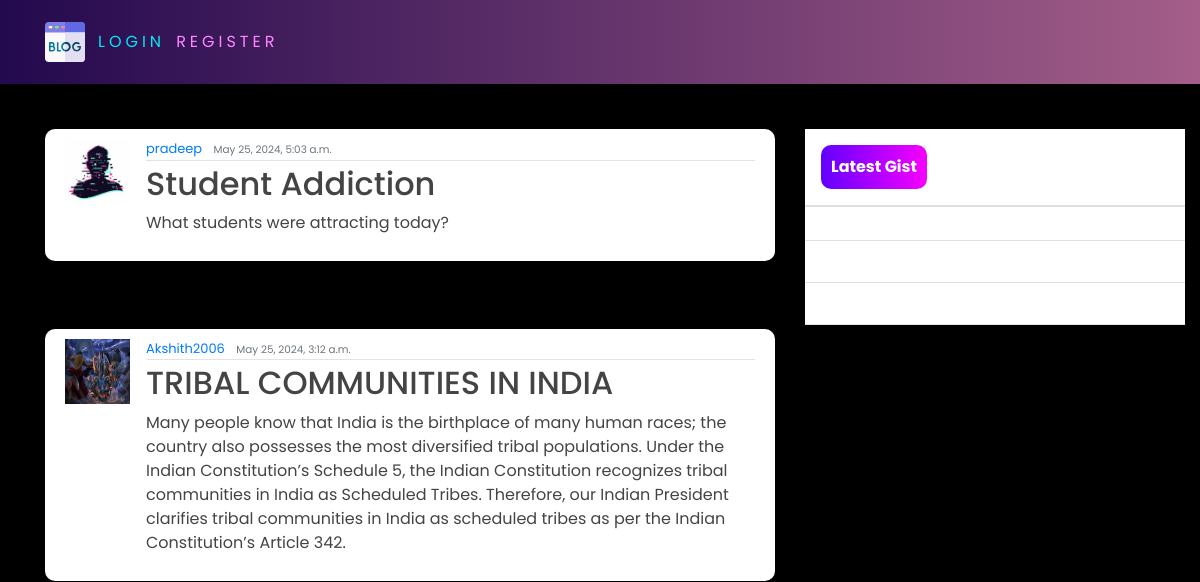
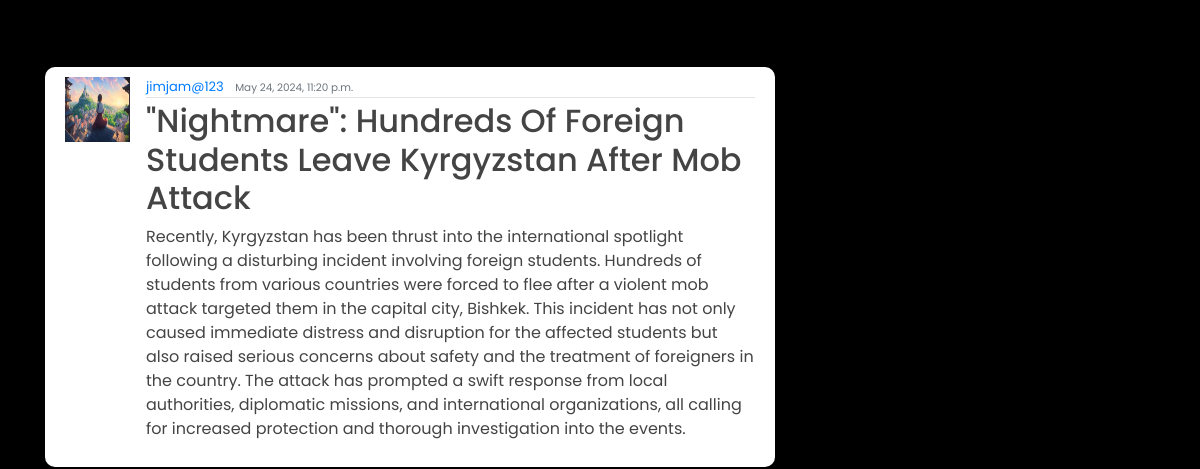
Before: / (upper part) with the older database file (2 pictures, top to bottom).
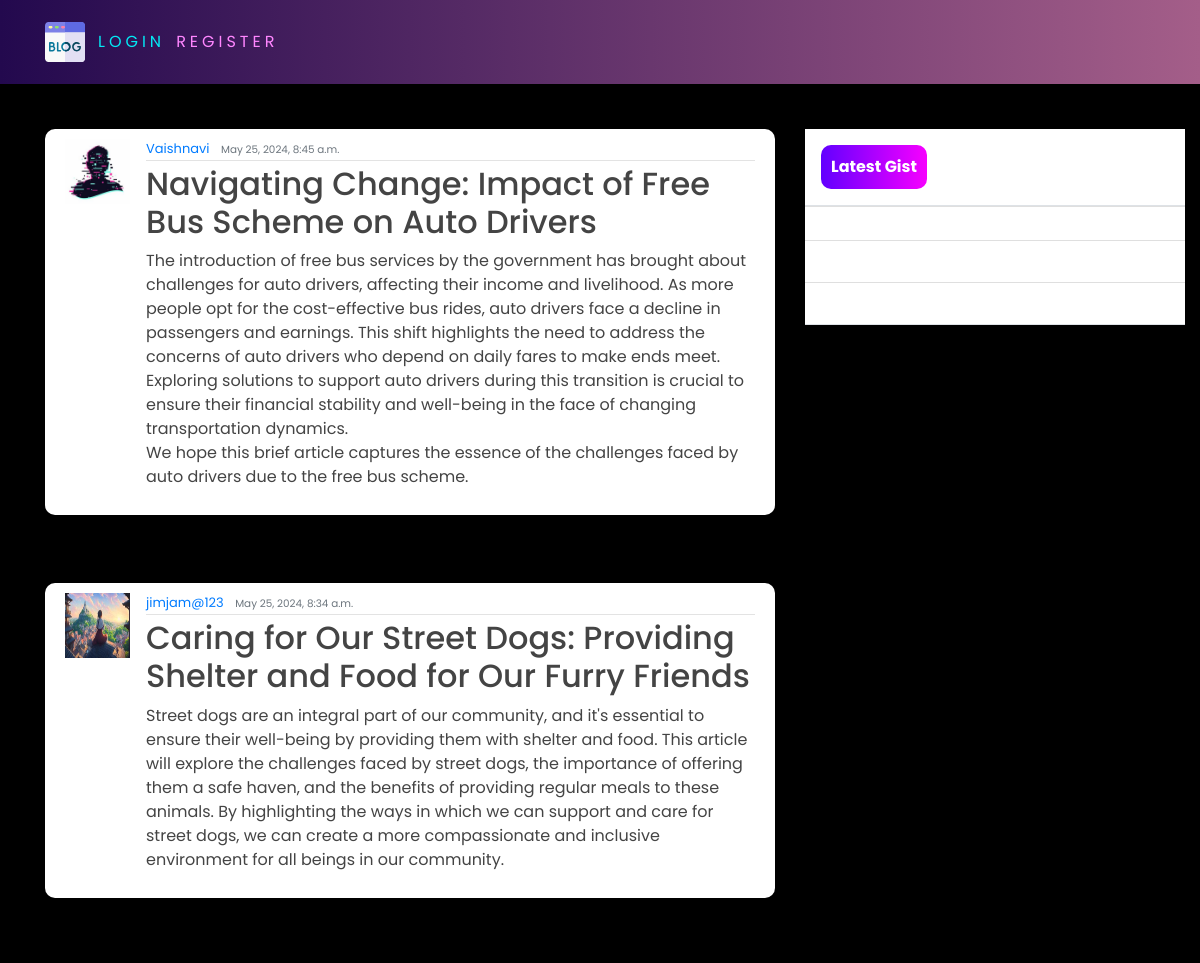
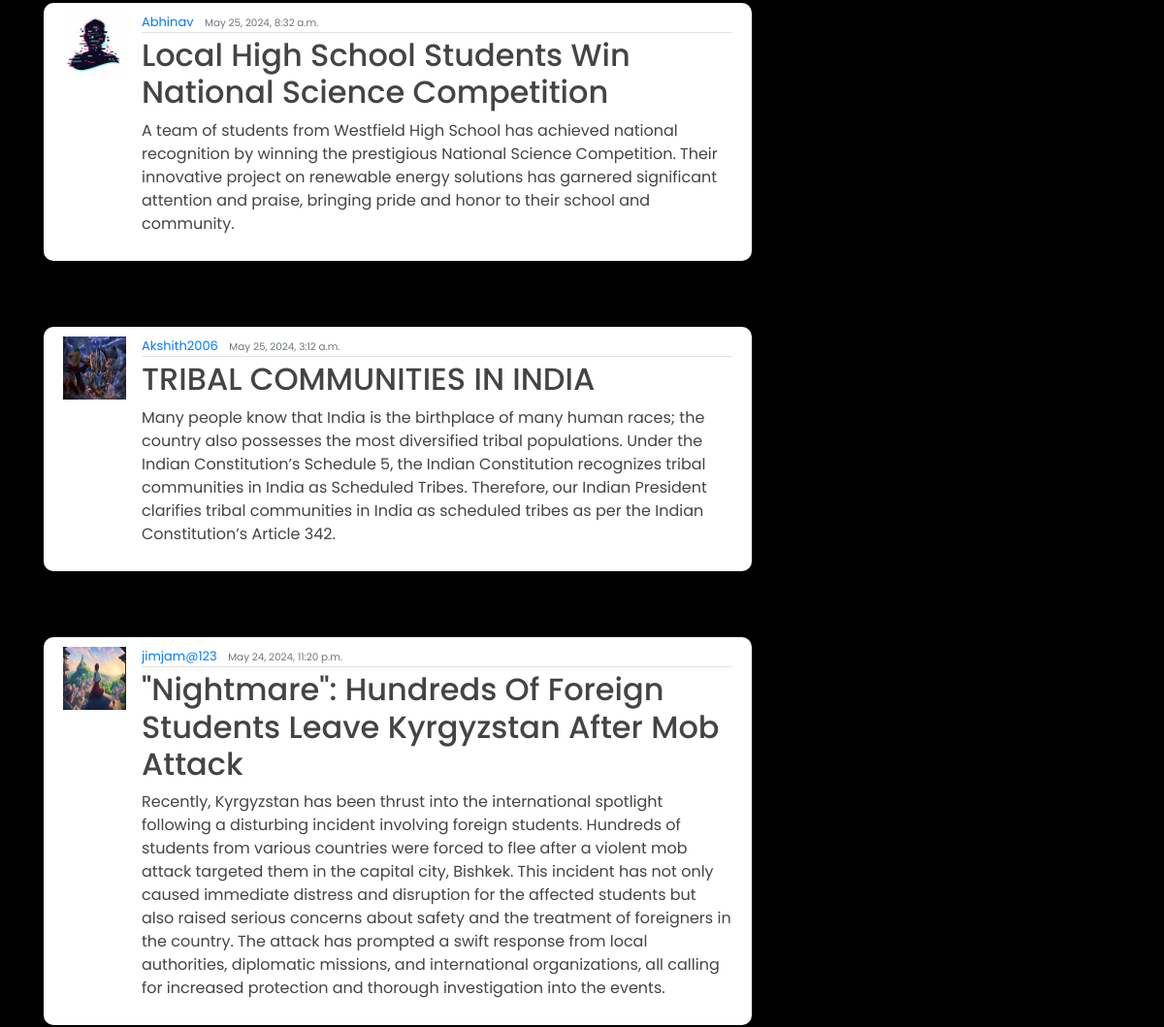
After: the same page with the newer database file (2 pictures, top to bottom).
### blog/models.py (models this page shows, shortened)
class Post(models.Model):
    title = models.CharField(max_length=200)
    intro = models.TextField(default="Intro")
    content = models.TextField()
    date_posted = models.DateTimeField(auto_now_add = True)
    author = models.ForeignKey(User, on_delete=models.CASCADE)

### users/models.py (models this page shows, shortened)
class Profile(models.Model):
    user = models.OneToOneField(User, on_delete=models.CASCADE)
    image = models.ImageField(default='default.jpg', upload_to='profile_pics')

### blog/views.py (the view)
# urls.py: path('', PostListView.as_view(), name="blog-home"),
class PostListView(ListView):
    model = Post
    template_name = 'blog/home.html'
    context_object_name = 'posts'
    ordering = ["-date_posted"]

### blog/templates/blog/home.html
{% extends 'blog/base.html' %}
{% block content %}
    {% for posts in posts %}
        <br>
        <br>
        <article class="media content-section">
            <img class="rounded-cirlce article-img" src="{{ posts.author.profile.image.url }}" alt="">
            <div class="media-body">
              <div class="article-metadata">
                <a class="mr-2" href="#">{{ posts.author }}</a>
                <small class="text-muted">{{ posts.date_posted }}</small>
              </div>
              <h2><a class="article-title" href="{% url 'blog-detail' posts.id %}">{{ posts.title }}</a></h2>
              <p class="article-content">{{ posts.intro }}</p>
            </div>
            <br>
          </article>
    {% endfor  %}
{% endblock content %}

### blog/templates/blog/base.html (shortened to what this page needs)
{% load static %}
<!DOCTYPE html>
<html>
<head>
    <link rel="stylesheet" href="https://maxcdn.bootstrapcdn.com/bootstrap/4.0.0/css/bootstrap.min.css">
    <link rel="stylesheet" href="{% static 'blog/main.css' %}">
</head>
<body>
    <header class="site-header">
      <nav class="navbar navbar-expand-md navbar-dark bg-steel fixed-top">
        <div class="container">
          <div class="collapse navbar-collapse" id="navbarToggle">
            <div class="navbar-nav mr-auto">
                {% if user.is_authenticated %}
              <a class="nav-item nav-link" href="{% url 'blog-home' %}">HOME</a>
              <a class="nav-item nav-link" href="{% url 'blog-about' %}">ABOUT</a>
            </div>
            <div class="navbar-nav">
                <a href="{% url 'blog-new' %}" id="auth-links">
                Create Post
            </a>
                <a href="{% url 'profile' %}" id="auth-links">
                Profile
            </a>
            <form method="post" action="{% url 'logout' %}" id = "auth-links">
              {% csrf_token %}
              <button type="submit">logout</button>
            </form>
            </a>
                {% else %}
                <a href="{% url 'login' %}" id="auth-links">
                  Login
              </a>
            <a href="{% url 'register' %}" id="auth-links">
                Register
            </a>
                {% endif %}
            </div>
          </div>
        </div>
      </nav>
    </header>
    <main role="main" class="container">
      <div class="row">
          <div class="col-md-8">
          </div>
        <div class="col-md-8">
           {% block content %}{% endblock %}
        </div>
        <div class="col-md-4">
          <div class="content-sectionw">
                  <br>
                  <br>
            <div class="d-flex flex-column align-items-stretch flex-shrink-0 bg-white" style="width: 380px;" style="padding-top: 120px;">
                <a id="list-group" style="text-decoration: none;" href="" class="d-flex align-items-center flex-shrink-0 p-3 link-dark text-decoration-none border-bottom">
                  <span class="fs-5 fw-semibold" id="gist-btn">Latest Gist</span>
                </a>
                <div class="list-group list-group-flush border-bottom scrollarea">
                  <a href="#" class="list-group-item list-group-item-action  lh-tight" aria-current="true">
                    <div class="d-flex w-100 align-items-center justify-content-between">
                    </div>
                    <div class="col-10 mb-1 small"> </div>
                  </a>
                  <a href="#" class="list-group-item list-group-item-action py-3 lh-tight">
                    <div class="d-flex w-100 align-items-center justify-content-between">
                    </div>
                    <div class="col-10 mb-1 small"></div>
                  </a>
                  <a href="#" class="list-group-item list-group-item-action py-3 lh-tight">
                    <div class="d-flex w-100 align-items-center justify-content-between">
                    </div>
                    <div class="col-10 mb-1 small"></div>
                  </a>
                </div>
              </div>
          </div>
        </div>
      </div>
    </main>
</body>
</html>

### blog/static/blog/main.css (style rules this page uses)
body { background-color: rgb(0, 0, 0); margin-top: 5rem; background-size: contain; background-repeat: no-repeat; }
h1, h2, h3, h4, h5, h6, p { color: #444444; font-family: 'Poppins', sans-serif; }
.bg-steel { background: linear-gradient(270deg, rgb(164, 94, 137) 0%, rgb(35, 9, 78) 100%); }
.content-section { background: #ffffff; padding: 10px 20px; border-radius: 10px; margin-bottom: 20px; }
.article-title { color: #444444; }
.article-content { white-space: pre-line; }
.article-img { height: 65px; width: 65px; margin-right: 16px; }
.article-metadata { font-family: 'Poppins', sans-serif; padding-bottom: 1px; margin-bottom: 4px; font-size: 13px; border-bottom: 1px solid #e3e3e3 }
svg { width: 50px; height: 50px; }
#auth-links { font-family: 'Poppins', sans-serif; position: relative; display: inline-block; padding: 12px 3px; margin: 10px 0; color: #03e9f4; text-decoration: none; text-transform: uppercase; transition: 0.5s; letter-spacing: 4px; overflow: hidden; margin-right: 5px; }
#auth-links:nth-child(2) { filter: hue-rotate(110deg); }
#gist-btn { color: black; background: linear-gradient(270deg, rgb(247, 0, 255) 0%, rgb(98, 0, 255) 100%); padding: 10px; color: white; font-family: 'Poppins', sans-serif; font-weight: bold; border-radius: 10px; }

Changed rows visible on the page:
removed Post: author.profile.image (placeholder picture), author "pradeep", date_posted "May 25, 2024, 5:03 a.m.", title "Student Addiction", intro "What students were attracting today?"
added Post: author.profile.image (placeholder picture), author "Vaishnavi", date_posted "May 25, 2024, 8:45 a.m.", title "Navigating Change: Impact of Free Bus Scheme on Auto Drivers", intro "The introduction of free bus services by the government has brought about challenges for auto drivers, affecting their income and livelihood. As more people opt for the cost-effective bus rides, auto drivers face a decline in passengers and earnings. This shift highlights the need to address the concerns of auto drivers who depend on daily fares to make ends meet. Exploring solutions to support auto drivers during this transition is crucial to ensure their financial stability and well-being in the face of changing transportation dynamics. We hope this brief article captures the essence of the challenges faced by auto drivers due to the free bus scheme."
added Post: author.profile.image (picture), author "jimjam@123", date_posted "May 25, 2024, 8:34 a.m.", title "Caring for Our Street Dogs: Providing Shelter and Food for Our Furry Friends", intro "Street dogs are an integral part of our community, and it's essential to ensure their well-being by providing them with shelter and food. This article will explore the challenges faced by street dogs, the importance of offering them a safe haven, and the benefits of providing regular meals to these animals. By highlighting the ways in which we can support and care for street dogs, we can create a more compassionate and inclusive environment for all beings in our community."
added Post: author.profile.image (placeholder picture), author "Abhinav", date_posted "May 25, 2024, 8:32 a.m.", title "Local High School Students Win National Science Competition", intro "A team of students from Westfield High School has achieved national recognition by winning the prestigious National Science Competition. Their innovative project on renewable energy solutions has garnered significant attention and praise, bringing pride and honor to their school and community."
